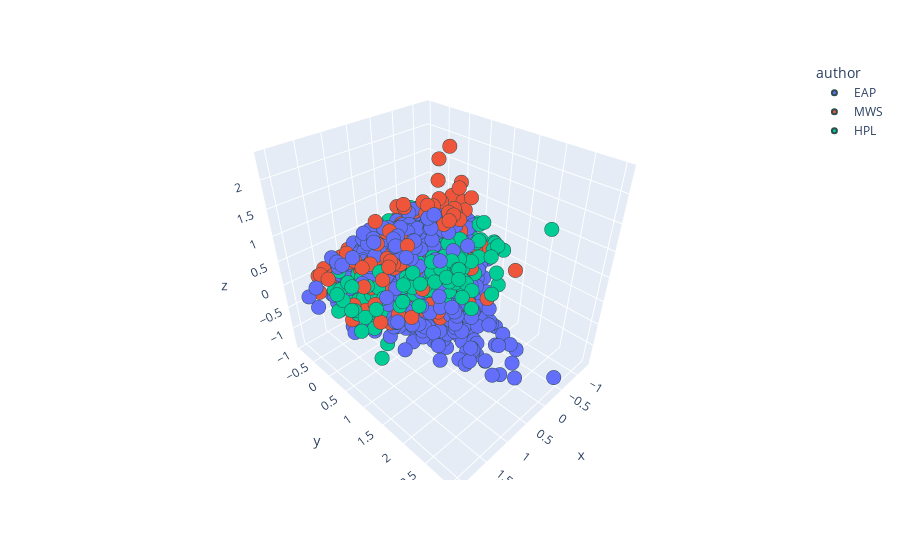

This figure's notebook cell:
### Code cell
fig = px.scatter_3d(result, x = 'x', y = 'y', z = 'z', color = 'author')
fig.update_traces(marker=dict(size=5,
                              line=dict(width=2,
                                        color='DarkSlateGrey')),
                  selector=dict(mode='markers'))
fig.show()

### Figure 1 — Plotly figure (JSON) as saved in the notebook; plotly's stock layout.template omitted (floating-point values rounded to 4 significant figures; data arrays with more than 128 entries replaced by an {"elided": "..."} marker saying what was removed)
{"data": [{"hovertemplate": "author=EAP<br>x=%{x}<br>y=%{y}<br>z=%{z}<extra></extra>", "legendgroup": "EAP", "marker": {"color": "#636efa", "line": {"color": "DarkSlateGrey", "width": 2}, "size": 5, "symbol": "circle"}, "mode": "markers", "name": "EAP", "scene": "scene", "showlegend": true, "type": "scatter3d", "x": {"elided": "7900 float values"}, "y": {"elided": "7900 float values"}, "z": {"elided": "7900 float values"}}, {"hovertemplate": "author=MWS<br>x=%{x}<br>y=%{y}<br>z=%{z}<extra></extra>", "legendgroup": "MWS", "marker": {"color": "#EF553B", "line": {"color": "DarkSlateGrey", "width": 2}, "size": 5, "symbol": "circle"}, "mode": "markers", "name": "MWS", "scene": "scene", "showlegend": true, "type": "scatter3d", "x": {"elided": "6044 float values"}, "y": {"elided": "6044 float values"}, "z": {"elided": "6044 float values"}}, {"hovertemplate": "author=HPL<br>x=%{x}<br>y=%{y}<br>z=%{z}<extra></extra>", "legendgroup": "HPL", "marker": {"color": "#00cc96", "line": {"color": "DarkSlateGrey", "width": 2}, "size": 5, "symbol": "circle"}, "mode": "markers", "name": "HPL", "scene": "scene", "showlegend": true, "type": "scatter3d", "x": {"elided": "5635 float values"}, "y": {"elided": "5635 float values"}, "z": {"elided": "5635 float values"}}], "layout": {"legend": {"title": {"text": "author"}, "tracegroupgap": 0}, "margin": {"t": 60}, "scene": {"domain": {"x": [0, 1], "y": [0, 1]}, "xaxis": {"title": {"text": "x"}}, "yaxis": {"title": {"text": "y"}}, "zaxis": {"title": {"text": "z"}}}}}
